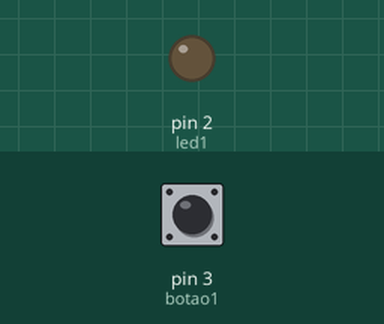
This sketch was run on a simulated Arduino Uno, built with avr-gcc and run on an emulated ATmega328P. Shown: output pins drawn as LEDs (lit = HIGH). The inputs (shaded band) are chosen by the test bench; at power-on: pin 3 (botao1) LOW.

Above: at 1.2 s.
1.3 s: pin 3 (botao1) pulled HIGH for 0.15 s
At 1.37 s:
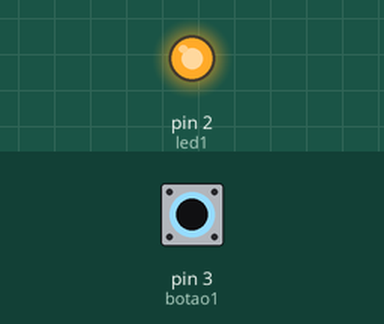
2.9 s: pin 3 (botao1) pulled HIGH for 3.2 s
At 6.9 s:
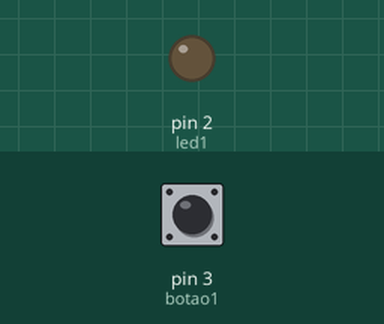
Timing chart, 0 to 8.4 s (numbered marks = the images above; inputs shaded):
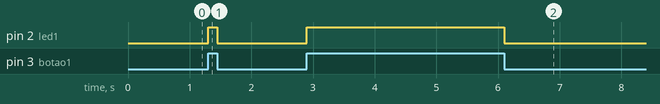

Measured:
- after the input at 1.3 s, pin 2 (led1): LOW → HIGH at once, → LOW 0.15 s later
- after the input at 2.9 s, pin 2 (led1): LOW → HIGH at once, → LOW 3.2 s later

The sketch:

codigo.ino
```cpp
const int led1 = 2;
const int botao1 = 3;

int var1;

 void setup()
 {
    pinMode(led1, OUTPUT);
    pinMode(botao1, INPUT);

 }

 void loop()
 {
    var1 = digitalRead(botao1);

   if(var1){
       digitalWrite(led1,HIGH);
   }else{
       digitalWrite(led1,LOW);
   }
 }
```
